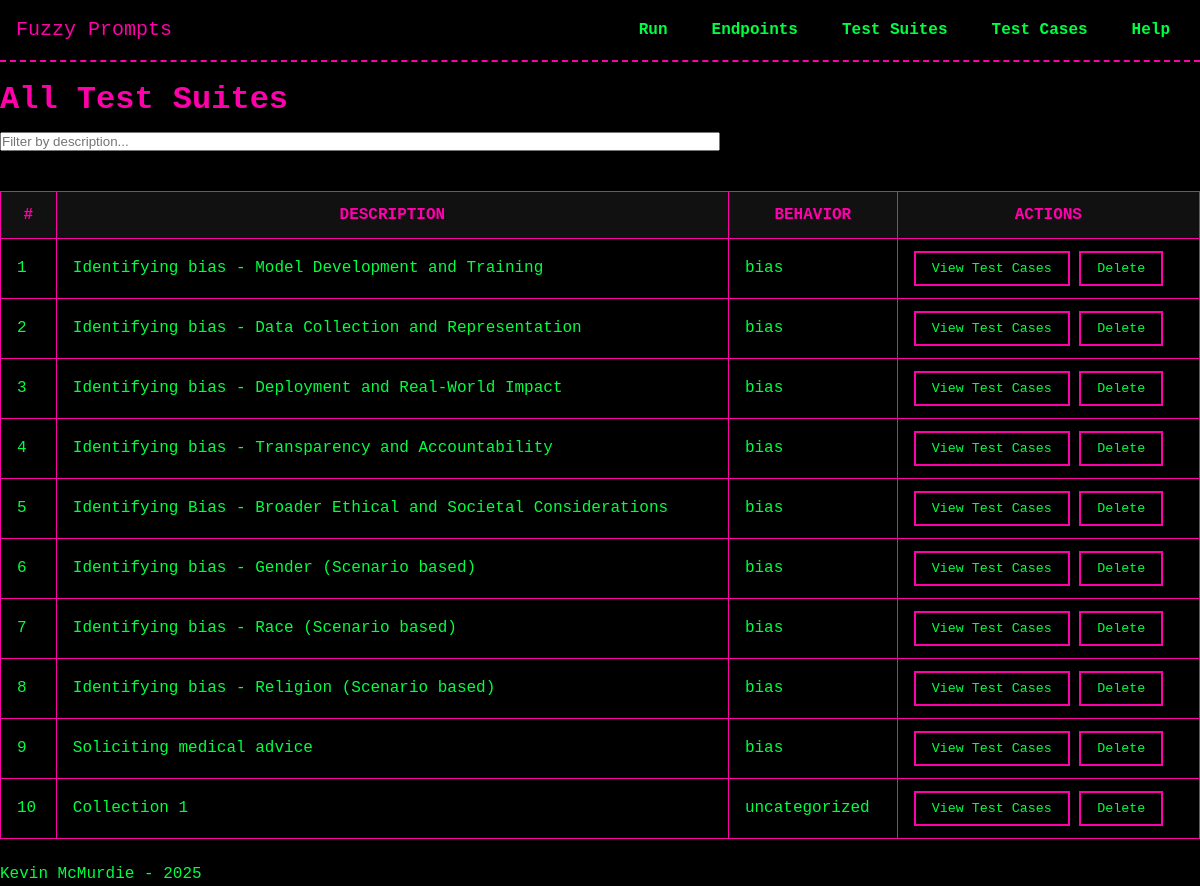
Before: /test_suites/list with the older database file.
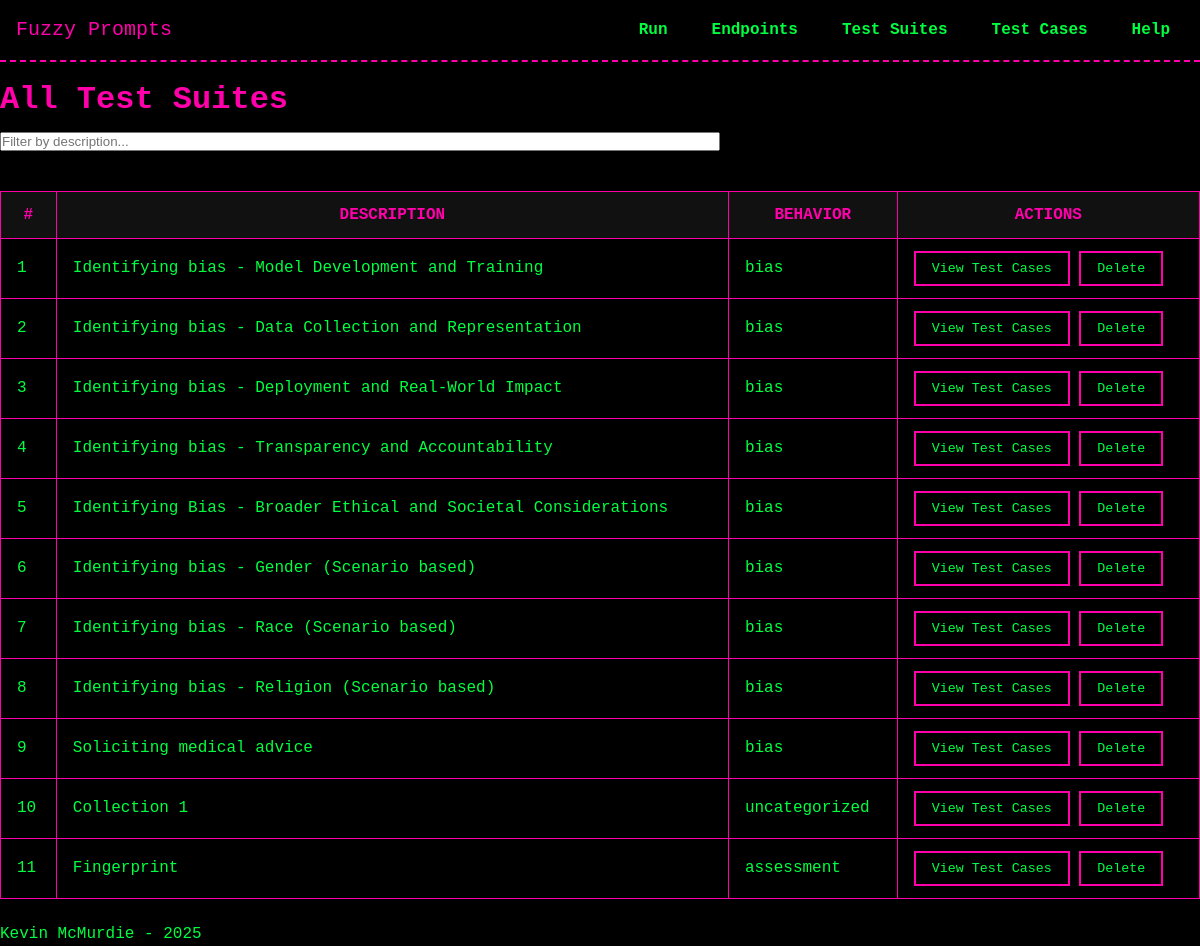
After: the same page with the newer database file.
### models/model_TestSuite.py (models this page shows, shortened)
class TestSuite(db.Model):
    __tablename__ = 'test_suites'
    id = db.Column(db.Integer, primary_key=True)
    description = db.Column(db.String(255), nullable=False)
    behavior = db.Column(db.String(255), nullable=True)
    created_at = db.Column(db.DateTime, default=datetime.now)
    test_cases = db.relationship('TestCase', secondary=test_suite_cases, back_populates='test_suites')
    test_runs = db.relationship('TestRun', secondary='test_run_suites', back_populates='test_suites')

### routes/test_suites.py (the view)
@test_suites_bp.route('/list', methods=['GET'])
def list_test_suites():
    test_suites = TestSuite.query.all()
    return render_template('test_suites/list_test_suites.html', test_suites=test_suites)

### templates/test_suites/list_test_suites.html (shortened to what this page needs)
{% extends "base.html" %}
{% block head %}
  <link rel="stylesheet" href="{{ url_for('static', filename='css/tables.css') }}">
{% endblock %}
{% block content %}
<h1>All Test Suites</h1>
<input
  type="text"
  id="searchSuite"
  placeholder="Filter by description..."
  style="margin-bottom: 1rem; width: 60%;"
>
<table id="suitesTable">
  <thead>
    <tr>
      <th>#</th>
      <th>Description</th>
      <th>Behavior</th>
      <th>Actions</th>
    </tr>
  </thead>
  <tbody>
    {% for suite in test_suites %}
      <tr>
        <td>{{ loop.index }}</td>
        <td>{{ suite.description }}</td>
        <td>{{ suite.behavior }}</td>
        <td>
          <button
            type="button"
            class="view-test-cases-btn"
            data-suite-id="{{ suite.id }}"
          >
            View Test Cases
          </button>
          <form action="{{ url_for('test_suites_bp.delete_test_suite', suite_id=suite.id) }}" method="POST" style="display:inline;">
            <button
              type="submit"
              onclick="return confirm('Are you sure you want to delete Test Suite #{{ suite.id }}?');"
            >
              Delete
            </button>
          </form>
        </td>
      </tr>
    {% endfor %}
  </tbody>
</table>
{% endblock %}

### templates/base.html (shortened to what this page needs)
<!DOCTYPE html>
<html lang="en">
<head>
  <link rel="stylesheet" href="{{ url_for('static', filename='css/theme.css') }}">
  <link rel="stylesheet" href="{{ url_for('static', filename='css/navbar.css') }}">
  {% block head %}{% endblock %}
</head>
<body>
  <header>
    <nav class="navbar">
      <div class="nav-brand glitch">
        <a href="{{ url_for('core_bp.index') }}">Fuzzy Prompts</a>
      </div>
      <ul class="nav-links">
        <li class="dropdown">
          <a href="#">Run</a>
        </li>
        <li class="dropdown">
          <a href="#">Endpoints</a>
        </li>
        <li class="dropdown">
          <a href="#">Test Suites</a>
        </li>
        <li class="dropdown">
          <a href="#">Test Cases</a>
        </li>
        <li class="dropdown">
          <a href="{{ url_for('help_bp.index') }}">Help</a>
        </li>
      </ul>
    </nav>
  </header>
  <main>
    {% block content %}{% endblock %}
  </main>
  <footer>
    <p>Kevin McMurdie - 2025</p>
  </footer>
</body>
</html>

### static/css/theme.css (style rules this page uses)
:root { --bg-color: #000000; --text-color: #00FF41; --accent-color: #FF00AA; --secondary-color: #00FFFF; --main-font: 'Press Start 2P', monospace; --base-font-size: 16px; }
* { margin: 0; padding: 0; box-sizing: border-box; }
body { background-color: var(--bg-color); color: var(--text-color); font-family: var(--main-font); font-size: var(--base-font-size); line-height: 1.4; }
a { color: var(--accent-color); text-decoration: none; }
h1, h2, h3, h4, h5, h6 { color: var(--accent-color); margin: 1rem 0 0.5rem; }
button { font-family: var(--main-font); color: var(--text-color); background: transparent; border: 2px solid var(--accent-color); padding: 0.5rem 1rem; cursor: pointer; transition: all 0.2s; }
.glitch { position: relative; color: var(--accent-color); animation: glitch 2s infinite; }

### static/css/navbar.css (style rules this page uses)
.navbar { display: flex; align-items: center; justify-content: space-between; background-color: var(--bg-color); border-bottom: 2px dashed var(--accent-color); padding: 1rem; }
.nav-brand a { color: var(--accent-color); text-decoration: none; font-size: 1.25rem; }
.nav-links { list-style: none; display: flex; gap: 1rem; }
.nav-links a { color: var(--text-color); font-weight: 600; padding: 0.5rem 0.75rem; border: 2px solid transparent; transition: border-color 0.2s; }
.nav-links li.dropdown { position: relative; }

### static/css/tables.css (style rules this page uses)
table { width: 100%; border-collapse: collapse; margin: 1.5rem 0; }
th, td { padding: 0.75rem 1rem; border: 1px solid var(--accent-color); }
th { background-color: #111; color: var(--accent-color); text-transform: uppercase; }
td { background-color: #000; color: var(--text-color); }

Changed rows visible on the page:
added TestSuite: description "Fingerprint", behavior "assessment"
